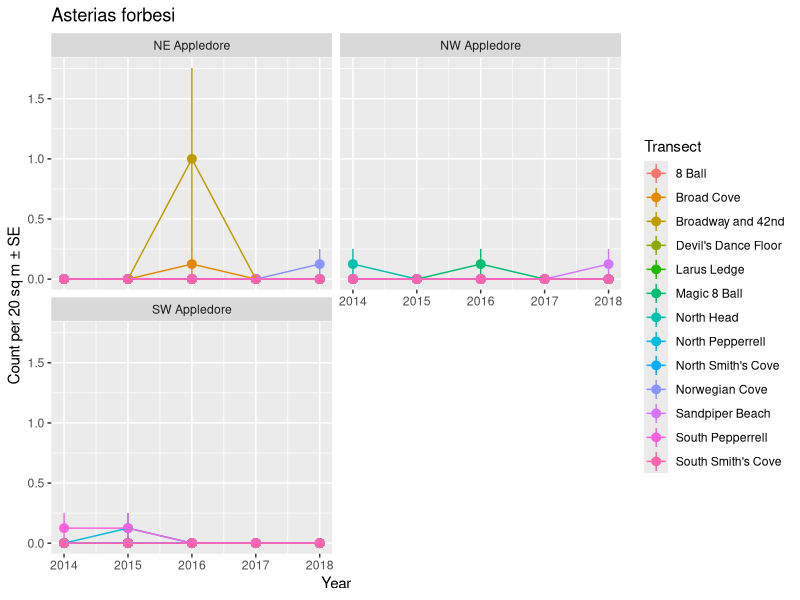
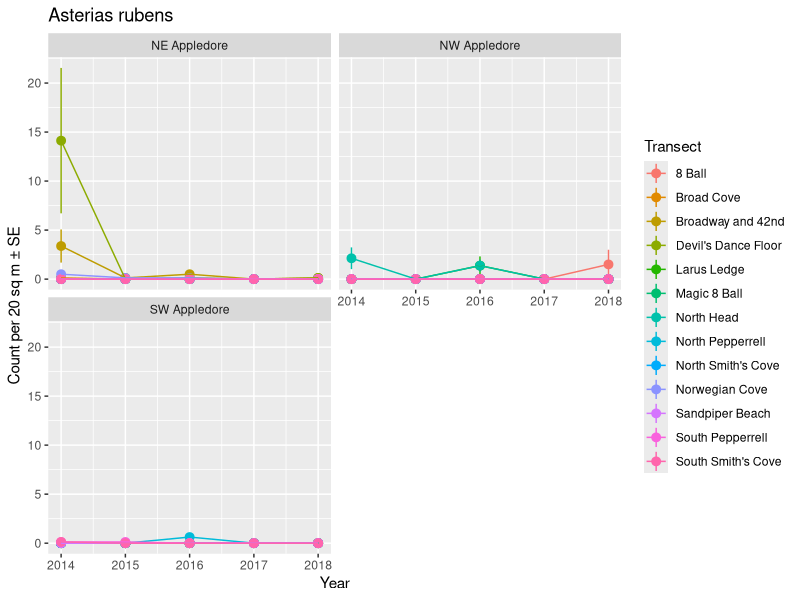
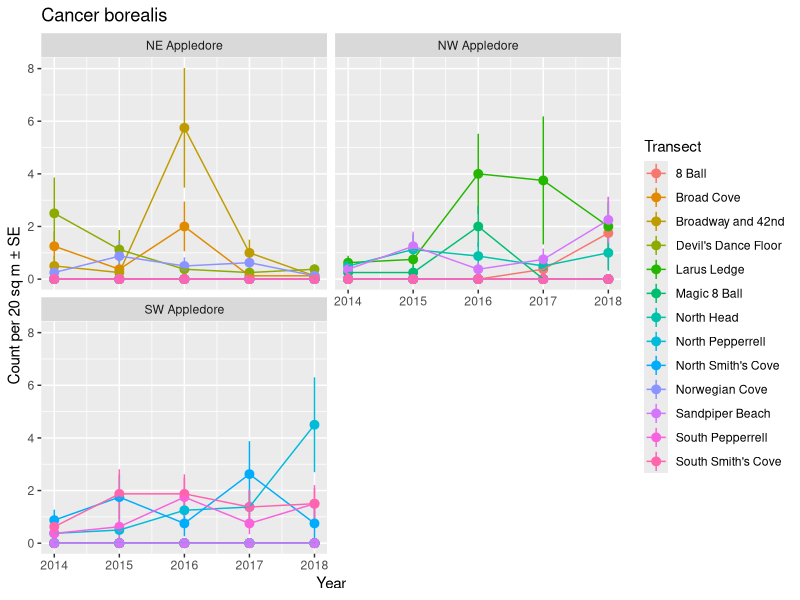
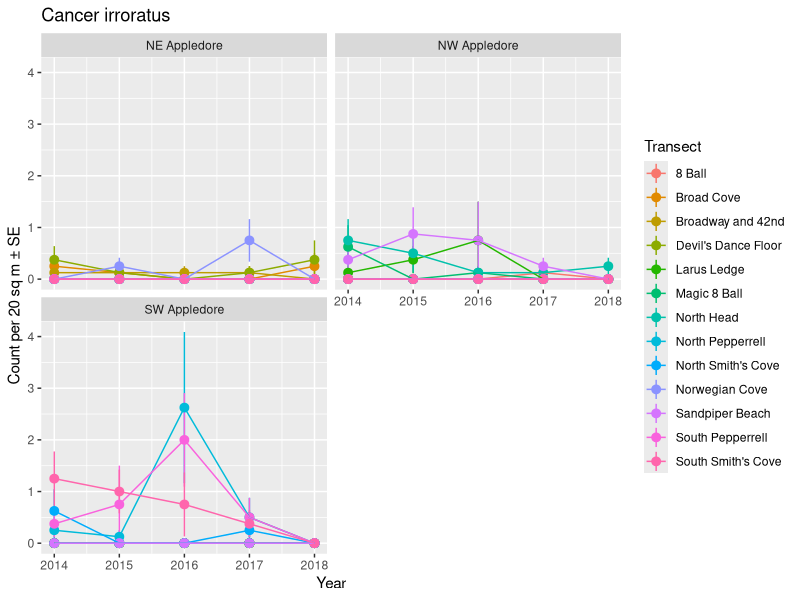
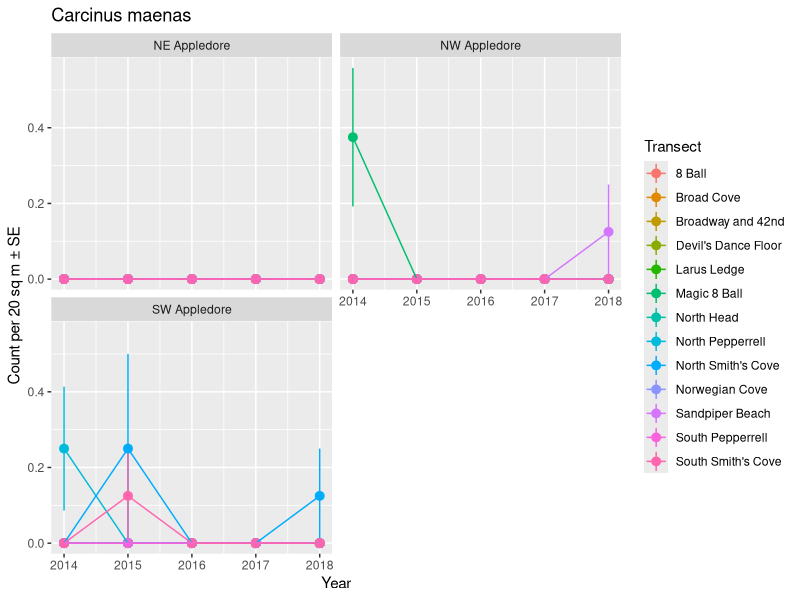
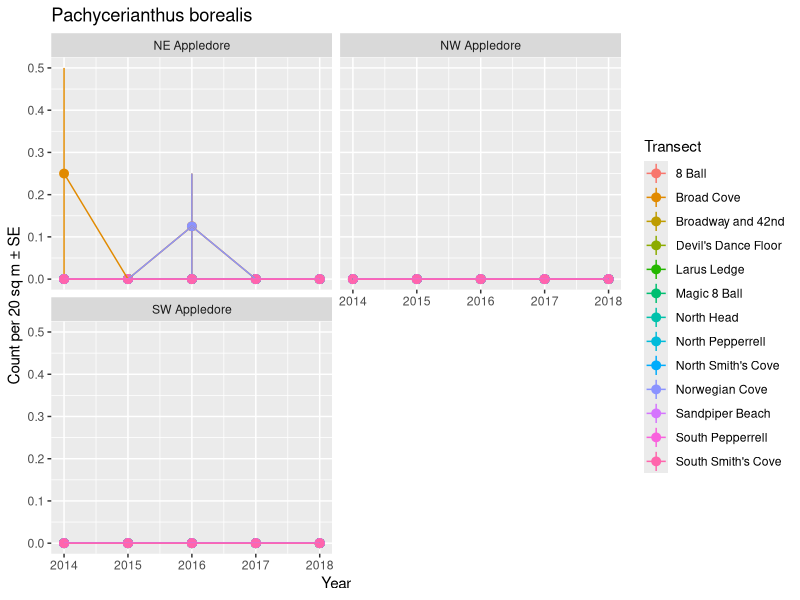
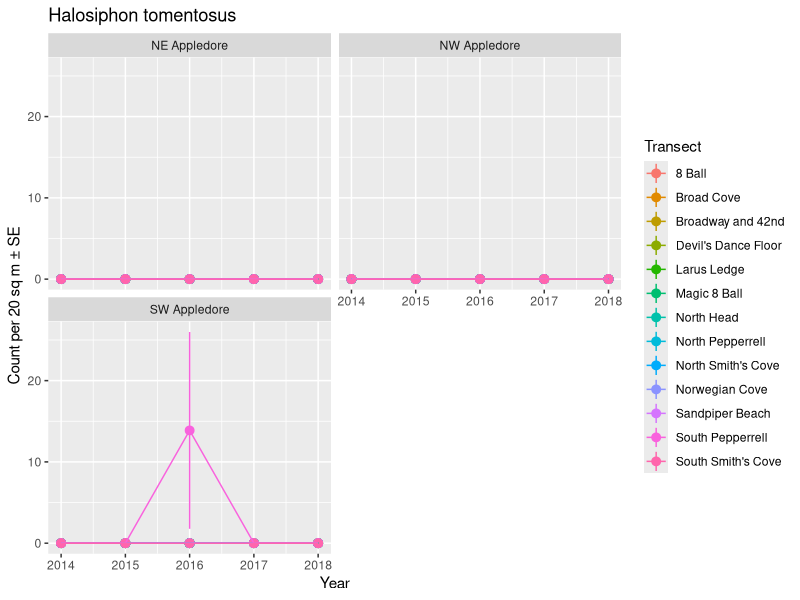
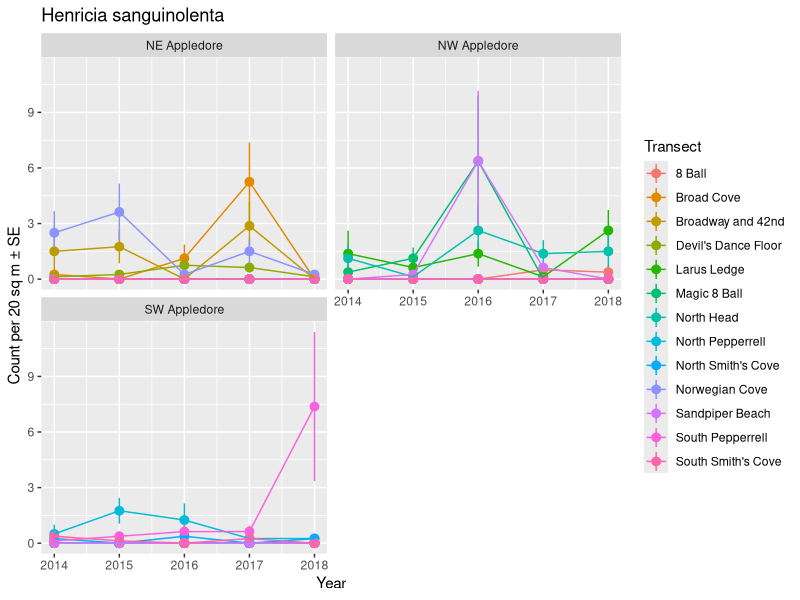

The R source for these figures, in order:
## ---- chunk 1
knitr::opts_chunk$set(echo = TRUE)
knitr::opts_knit$set(root.dir = here::here())
## ---- chunk 2
library(dplyr)
library(readr)
library(purrr)
library(ggplot2)
library(glmmTMB)
library(broom.mixed)
library(tidyr)

swath <- read_csv("data/keen/keen_swath.csv") %>%
  tidyr::drop_na(SPECIES) %>%
  filter(is.na(SIZE) | SIZE == "<10cm") %>%
  filter(!(SP_CODE %in% c("CUFR", "CYLU",
                          "MYOC", "MYSC",
                          "ULSP", "TAAD"))) %>% #too few obs
  complete(YEAR, SITE, SP_CODE, 
           TRANSECT, SIDE, QUAD,
           fill = list(COUNT = 0)) %>% #because data is long
  group_by(SP_CODE) %>% #fix NAs creates
  mutate(SPECIES = na.omit(unique(SPECIES)),
         COMMON.NAME = na.omit(unique(COMMON.NAME))) %>%
  ungroup()

knitr::kable(swath %>%
               select(SP_CODE, COMMON.NAME, SPECIES) %>%
               group_by(SP_CODE, COMMON.NAME, SPECIES) %>% 
               slice(1L) %>% 
               ungroup(),
             "html") %>%
  kableExtra::kable_styling()
## ---- chunk 3
tseries_plot <- function(adf){
  
  ggplot(adf,
         aes(y = COUNT, x = YEAR,
             color = TRANSECT)) +
    stat_summary(fun.data = mean_se) +
    stat_summary(fun.data = mean_se, geom = "line") +
    facet_wrap(~SITE, nrow = 2) +
    labs(color = "Transect", 
         y = "Count per 20 sq m ± SE",  x = "Year",
         title = adf$SPECIES[1])
}

tseries_fun <- function(adf){
  glmmTMB(COUNT ~ YEAR * SITE + (1|TRANSECT),
               data = adf,
               family = gaussian)
  
}

generate_output <- function(adf){
  cat(paste0("## ", adf$SPECIES[1], "  \n<br>"))
  
  tseries_plot(adf) %>% print()
  
  tseries_fun(adf) %>% 
    car::Anova(test.statistic  = "Chisq") %>% 
    tidy() %>%
    knitr::kable("html", digits = 2) %>% 
    kableExtra::kable_styling() %>%
    print
  
  cat("\n\n")
}
## ---- chunk 4
walk(split(swath, swath$SP_CODE), generate_output)
